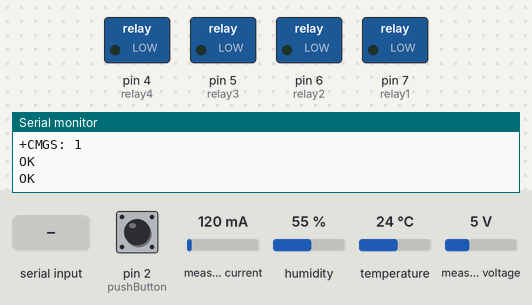
Bench run of a sketch on a simulated Arduino Uno, built with avr-gcc and run on an emulated ATmega328P. Parts: switched loads named in the sketch (green lamp = pin HIGH), the last lines printed to the serial monitor. The test bench sets the inputs (shaded band); at power-on: pin 2 (pushButton) HIGH, measured current 120 mA, humidity 55 %, temperature 24 °C, measured voltage 5 V. The modem accepts every AT command (registered, SIM ready, sends succeed) and sends nothing else.

Above: at 5.2 s.
5.3 s: "ON1" received over the second serial link
At 6.4 s:
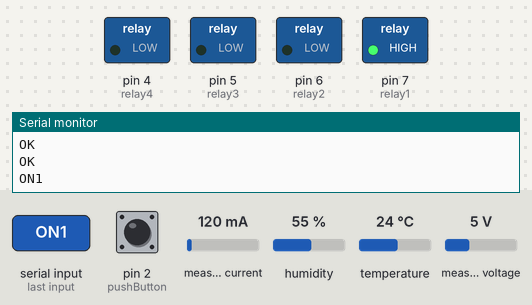
7.5 s: "ON2" received over the second serial link
At 12.8 s:
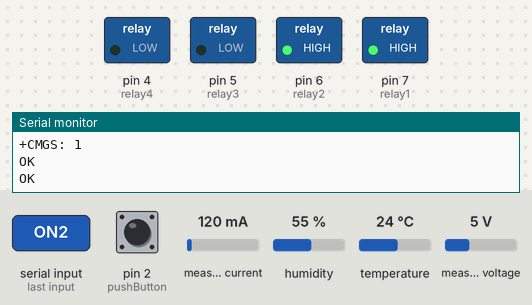
13.2 s: "OFF1" received over the second serial link
At 17.4 s:
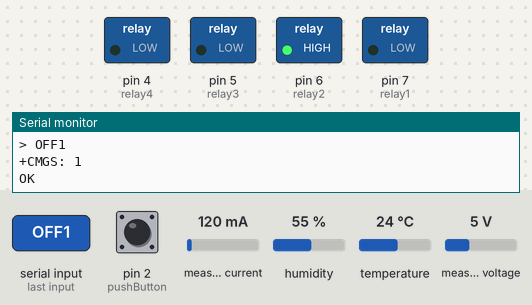
Timing chart, 0 to 18.9 s (numbered marks = the images above; inputs shaded):
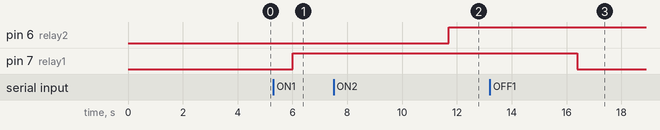

The sketch:

_sistemmonitorizare_.ino
```cpp
// Biblioteci functii

#include <DHT.h>
#include <SoftwareSerial.h>
#include <EmonLib.h>
#define VOLT_CAL 400.00

// Monitorizare tensiune
EnergyMonitor emon1;
String Data_tensiune;
String Usa_status;
//

// Setari serial
SoftwareSerial mySerial(9,10);  // (Tx,Rx)
char incomingByte;
String inputString;
String textMessage;
bool alarmSent = false;
bool usa=false;
bool temp=false;

// Relee
int relay1 = 7;
int relay2 = 6;
int relay3 = 5;
int relay4 = 4;
//

// Senzor Temperatura
#define DHTpin 3
#define DHTTYPE DHT11
String Data_SMS;
String Data_SMS_alarm;
float t,h;
DHT dht(DHTpin, DHTTYPE);
//

//Senzor magnetic usa
int pushButton = 2;
//

void setup()
{
     emon1.voltage(0, VOLT_CAL, 1.7); //Tensiune: input pin, calibrare..
      pinMode(pushButton, INPUT_PULLUP);
      pinMode(relay1, OUTPUT);
      digitalWrite(relay1, LOW);
      pinMode(relay2, OUTPUT);
      digitalWrite(relay2, LOW);
      pinMode(relay3, OUTPUT);
      digitalWrite(relay3, LOW);
      pinMode(relay4, OUTPUT);
      digitalWrite(relay4, LOW);
      Serial.begin(9600);
      mySerial.begin(9600);
      dht.begin();           //Pornesc DHT
      delay(1000);
     while(!mySerial.available()){
        mySerial.println("AT");
        delay(1000);
        Serial.println("Connecting...");
        }
      Serial.println("Connected!");
      mySerial.println("AT+CMGF=1");  //Setare SMS in Text Mode
      delay(1000);
      mySerial.println("AT+CNMI=1,2,0,0,0");  //Procedura pentru preluare mesaje text
      delay(1000);
      mySerial.println("AT+CMGL=\"REC UNREAD\""); // Citesc mesaje necitite
     }


//////////////////////////////////////////
void(* resetFunc) (void) = 0;    //functie de salt la inceput cod
////////////////////////////////////////////

void loop()
{
      alarma();
      //SERIAL
       if(mySerial.available()){
      delay(100);
      // Serial Buffer
      while(mySerial.available()){
        incomingByte = mySerial.read();
        inputString += incomingByte;
        }
        delay(10);
        Serial.println(inputString);
        inputString.toUpperCase(); // Schimb caractere mici in mari
        //Control:
        relee();
        temperatura();
        tensiune();
        stare_usa();
        delay(1000);
        //Sterg mesaje si eliberez memoria
      if (inputString.indexOf("OK") == -1){
      mySerial.println("AT+CMGDA=\"DEL ALL\"");
      delay(1000);}
       inputString = "";
  }
}


///////////////////////////////////////////////////////////////////////////////////////////////
    //Functii ce vor fi apelate

  void temperatura(){
    //Citire temperatura DHT
        if (inputString.indexOf("TEMPERATURA") > -1)
          {
            mySerial.write("AT+CMGS=\"0775216308\"\r\n");
            delay(1000);
            Data_SMS = "Temperature = "+String(t,1)+" C" + " \nHumidity ="+String(h,1)+ " %";

            mySerial.print(Data_SMS);
            delay(1000);
            mySerial.write((char)26);
            delay(1000);
            ////Serial.println("SMS sent");
            resetFunc();
          }
  }

void tensiune(){

          emon1.calcVI(20,2000);
          float Voltage   = emon1.Vrms;
          if (inputString.indexOf("TENSIUNE") > -1)
          {
            mySerial.write("AT+CMGS=\"0723309255\"\r\n");
            delay(1000);
            Data_tensiune="Tensiunea="+String(Voltage, 1)+"V";

            mySerial.print(Data_tensiune);
            delay(1000);
            mySerial.write((char)26);
            delay(1000);
            ////Serial.println("SMS sent");
            resetFunc();
          }
   }

   float stare_usa(){

          int buttonState = digitalRead(pushButton);

          if (inputString.indexOf("USA") > -1)
          {
            mySerial.write("AT+CMGS=\"0723309255\"\r\n");
            delay(1000);
            Usa_status="Usa="+String(buttonState)+"     1-Deschisa / 0-Inchisa";
             mySerial.print(Usa_status);
            delay(1000);
            mySerial.write((char)26);
            delay(1000);
            ////Serial.println("SMS sent");
            resetFunc();
          }
   }


//////////////////////////////////////////////////////////////////////////////////////


   void relee(){
  //turn RELAY1 ON or OFF
        if (inputString.indexOf("ON1") > -1)
          {
          digitalWrite(relay1, HIGH);
          delay(100);
            mySerial.write("AT+CMGS=\"0723309255\"\r\n");
            delay(1000);
            mySerial.write("Pornit 1");
            delay(1000);
            mySerial.write((char)26);
            delay(1000);
            ////Serial.println("SMS sent");
          }
         if (inputString.indexOf("OFF1") > -1)
         {
          digitalWrite(relay1, LOW);
          mySerial.write("AT+CMGS=\"0723309255\"\r\n");
          delay(1000);
          mySerial.write("Oprit 1");
          delay(1000);
          mySerial.write((char)26);
          delay(1000);
          ////Serial.println("SMS sent");
          }


        //turn RELAY2 ON or OFF
        if (inputString.indexOf("ON2") > -1)
          {
          digitalWrite(relay2, HIGH);
          delay(100);
            mySerial.write("AT+CMGS=\"0723309255\"\r\n");
            delay(1000);
            mySerial.write("Pornit 2");
            delay(1000);
            mySerial.write((char)26);
            delay(1000);
            ////Serial.println("SMS sent");
          }
         if (inputString.indexOf("OFF2") > -1)
         {
          digitalWrite(relay2, LOW);
          mySerial.write("AT+CMGS=\"0723309255\"\r\n");
          delay(1000);
          mySerial.write("Oprit 2");
          delay(1000);
          mySerial.write((char)26);
          delay(1000);
          ////Serial.println("SMS sent");
          }


        //turn RELAY3 ON or OFF
        if (inputString.indexOf("ON3") > -1)
          {
          digitalWrite(relay3, HIGH);
          delay(100);
            mySerial.write("AT+CMGS=\"0723309255\"\r\n");
            delay(1000);
            mySerial.write("Pornit 3");
            delay(1000);
            mySerial.write((char)26);
            delay(1000);
            ////Serial.println("SMS sent");
          }
         if (inputString.indexOf("OFF3") > -1)
         {
          digitalWrite(relay3, LOW);
          mySerial.write("AT+CMGS=\"0723309255\"\r\n");
          delay(1000);
          mySerial.write("Oprit 3");
          delay(1000);
          mySerial.write((char)26);
          delay(1000);
          ////Serial.println("SMS sent");
          }


        //turn RELAY4 ON or OFF
        if (inputString.indexOf("ON4") > -1)
          {
          digitalWrite(relay4, HIGH);
          delay(100);
            mySerial.write("AT+CMGS=\"0723309255\"\r\n");
            delay(1000);
            mySerial.write("Pornit 4");
            delay(1000);
            mySerial.write((char)26);
            delay(1000);
            ////Serial.println("SMS sent");
          }
         if (inputString.indexOf("OFF4") > -1)
         {
          digitalWrite(relay4, LOW);
          mySerial.write("AT+CMGS=\"0723309255\"\r\n");
          delay(1000);
          mySerial.write("Oprit 4");
          delay(1000);
          mySerial.write((char)26);
          delay(1000);
          ////Serial.println("SMS sent");
          }
}


  ///////////////////////////////////////////////////////////////////////////////
 void tensiune_down(){
  Serial.print( "-Tensiune DOWN" );
  mySerial.println("AT+CMGF=1");    //Setează modulul GSM pentru text
  delay(10);
  mySerial.println("AT+CMGS=\"0723309255\"\r");
  delay(10);
  mySerial.println("Atentie!! Tensiune DOWN");
  mySerial.println((char)26);// ASCII code of CTRL+Z
  delay(10);
  mySerial.println("AT+CMGD=2");
}
void tensiune_up()
{
  Serial.print( "-Tensiune UP" );
  mySerial.println("AT+CMGF=1");    //Setează modulul GSM pentru text
  delay(10);
  mySerial.println("AT+CMGS=\"0723309255\"\r");
  delay(10);
  mySerial.println("Revenire tensiune");
  //mySerial.println(String("Tensiune citita : ") +current_Volts+ String("V"));
  mySerial.println((char)26);// ASCII code of CTRL+Z
  delay(10);
  mySerial.println("AT+CMGD=2");
  }


void usa_deschisa(){
  Serial.print( "-Usa Deschisa" );
  mySerial.println("AT+CMGF=1");    //Setează modulul GSM pentru text
  delay(10);
  mySerial.println("AT+CMGS=\"0723309255\"\r");
  delay(10);
  mySerial.println("Atentie!! Usa DESCHISA");
  mySerial.println((char)26);// ASCII code of CTRL+Z
  delay(10);
  mySerial.println("AT+CMGD=2");
}
void usa_inchisa()
{
  Serial.print( "-Usa Inchisa" );
  mySerial.println("AT+CMGF=1");    //Setează modulul GSM pentru text
  delay(10);
  mySerial.println("AT+CMGS=\"0723309255\"\r");
  delay(10);
  mySerial.println("USA INCHISA");
  //mySerial.println(String("Tensiune citita : ") +current_Volts+ String("V"));
  mySerial.println((char)26);// ASCII pentru CTRL+Z
  delay(10);
  mySerial.println("AT+CMGD=2");

}


void temp_mare(){

  Serial.print( "-Temperatura ridicata" );
  mySerial.println("AT+CMGF=1");    //Setează modulul GSM pentru text
  delay(10);
  mySerial.println("AT+CMGS=\"0723309255\"\r");
  delay(10);
  mySerial.println("Atentie!! Temperatura ridicata");
  mySerial.println((char)26);// ASCII code of CTRL+Z
  delay(10);
  mySerial.println("AT+CMGD=2");

}
void temp_normala()
{
  Serial.print( "-Temperatura normala" );
  mySerial.println("AT+CMGF=1");    //Setează modulul GSM pentru text
  delay(10);
  mySerial.println("AT+CMGS=\"0723309255\"\r");
  delay(10);
  mySerial.println("TEMPERATURA NORMALA");
  //mySerial.println(String("Tensiune citita : ") +current_Volts+ String("V"));
  mySerial.println((char)26);// ASCII code of CTRL+Z
  delay(10);
  mySerial.println("AT+CMGD=2");
}

  void alarma(){

  int buttonState = digitalRead(pushButton);

  t = dht.readTemperature();
  h = dht.readHumidity();

  emon1.calcVI(20,2000);
  float Voltage   = emon1.Vrms;

        if (Voltage <200)

        {
        if (alarmSent==false)
        {
          tensiune_down();
          alarmSent = true;
        }
        }

      else if(Voltage>200){
        if (alarmSent==true){
          tensiune_up();
          alarmSent = false;
            }
       }
       if(buttonState==1){
        if (usa==false){
          usa_deschisa();
          usa = true;
          }
       }
        else if(buttonState==0){
        if (usa==true){
          usa_inchisa();
          usa = false;
          }
       }

     if(t>=27){
        if (temp==false){
          temp_mare();
          temp=true;
        }
       }
     else if(t<=25){
        if (temp==true){
          temp_normala();
          temp=false;
        }
       }

  }
```

Measured:
- after the input at 5.3 s, pin 7 (relay1): LOW → HIGH after 0.72 s
- after the input at 7.5 s, pin 6 (relay2): LOW → HIGH after 4.2 s
- after the input at 13.2 s, pin 7 (relay1): HIGH → LOW after 3.2 s
